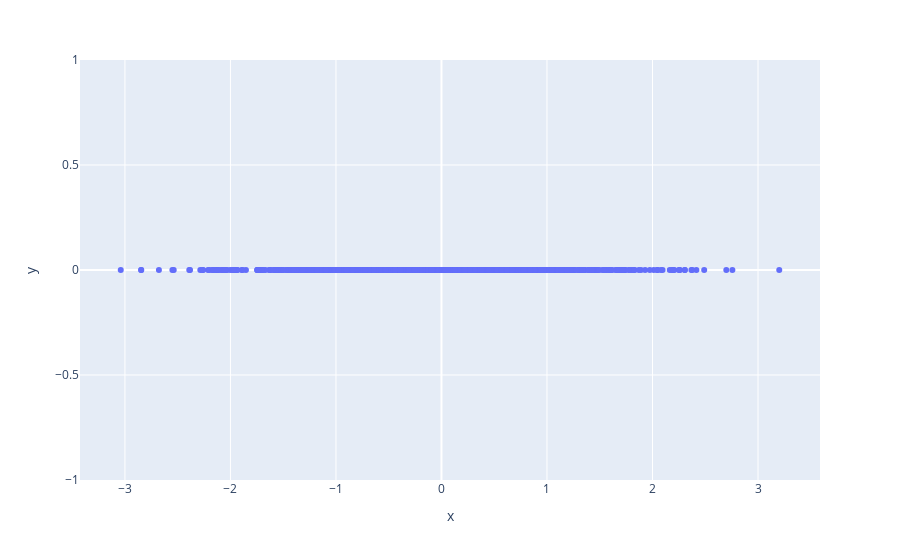
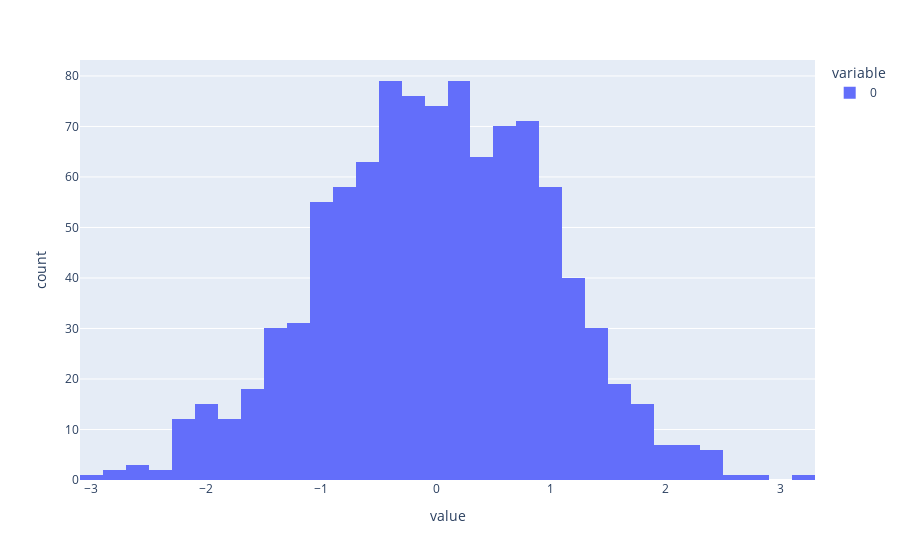

Notebook code for these charts, in order:
### Code cell
# "randn()" normal distribution between 0 and 1
randn_array = np.random.randn(1000)
one_d_scatter(randn_array)
one_d_hist(randn_array)

### Figure 1 — Plotly figure (JSON) as saved in the notebook; plotly's stock layout.template omitted (floating-point values rounded to 4 significant figures; data arrays with more than 128 entries replaced by an {"elided": "..."} marker saying what was removed)
{"data": [{"hovertemplate": "x=%{x}<br>y=%{y}<extra></extra>", "legendgroup": "", "marker": {"color": "#636efa", "symbol": "circle"}, "mode": "markers", "name": "", "orientation": "v", "showlegend": false, "type": "scatter", "x": {"elided": "1000 float values"}, "xaxis": "x", "y": {"elided": "1000 int values"}, "yaxis": "y"}], "layout": {"legend": {"tracegroupgap": 0}, "margin": {"t": 60}, "xaxis": {"anchor": "y", "domain": [0, 1], "title": {"text": "x"}}, "yaxis": {"anchor": "x", "domain": [0, 1], "title": {"text": "y"}}}}

### Figure 2 — Plotly figure (JSON) as saved in the notebook; plotly's stock layout.template omitted (floating-point values rounded to 4 significant figures; data arrays with more than 128 entries replaced by an {"elided": "..."} marker saying what was removed)
{"data": [{"alignmentgroup": "True", "bingroup": "x", "hovertemplate": "variable=0<br>value=%{x}<br>count=%{y}<extra></extra>", "legendgroup": "0", "marker": {"color": "#636efa", "pattern": {"shape": ""}}, "name": "0", "offsetgroup": "0", "orientation": "v", "showlegend": true, "type": "histogram", "x": {"elided": "1000 float values"}, "xaxis": "x", "yaxis": "y"}], "layout": {"barmode": "relative", "legend": {"title": {"text": "variable"}, "tracegroupgap": 0}, "margin": {"t": 60}, "xaxis": {"anchor": "y", "domain": [0, 1], "title": {"text": "value"}}, "yaxis": {"anchor": "x", "domain": [0, 1], "title": {"text": "count"}}}}
